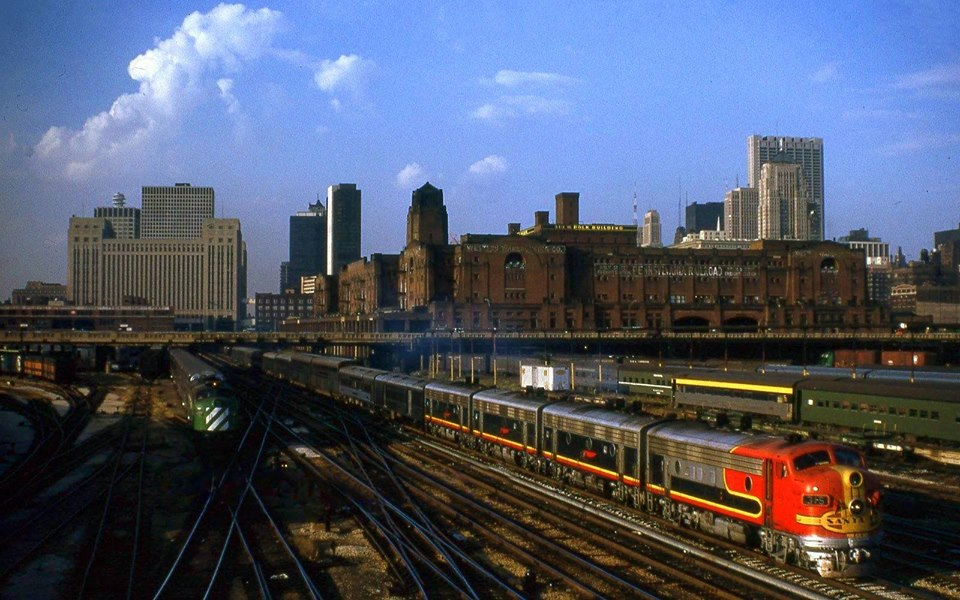
//> input picture images/texas_chief.jpg, 960 x 600 px
$ ./segmentacao ../images/texas_chief.jpg   (built with g++ and OpenCV 4)
//> lines starting //> are read from the running program, lines starting //| are printed output that depends on the picture; after the words box and inside, x2 and y2 are one past the last pixel; in counts of white or black regions, pixels touching at a corner belong together
#include <iostream>
#include <opencv2/imgproc/imgproc.hpp>
#include <opencv2/highgui/highgui.hpp>

using namespace cv;
using namespace std;

int main(int argc, char const *argv[])
{
    if (argc != 2) {
        cout << "Uso: segmentacao [IMAGEM]" << endl;
    }

    Mat image = imread(argv[1], 1), imageSliced;
//> image is the input picture: 600 rows x 960 cols, CV_8UC3; mean B, G, R 106.1, 87.8, 80.6

    if (!image.data) {
        cout << "Erro: Não foi possível abrir a imagem" << endl;
        return 1;
    }

    namedWindow("janela_origem", 1);
    imshow("janela_origem", image);

    threshold(image, imageSliced, 60, 255, 0);
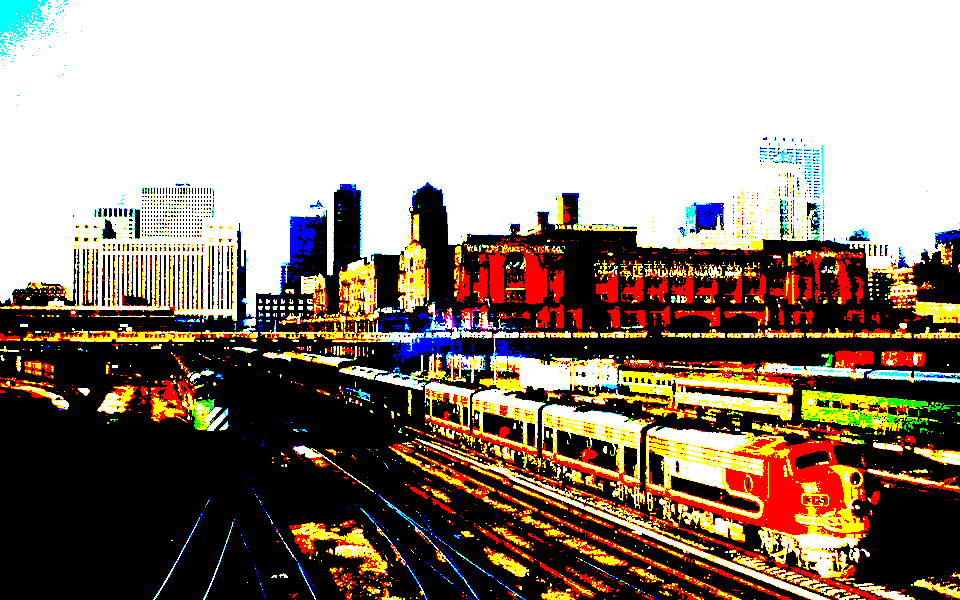
//> imageSliced: 600 rows x 960 cols, CV_8UC3; mean B, G, R 122.2, 136.5, 151.2

    namedWindow("janela_threshold", 1);
    imshow("janela_threshold", imageSliced);

    inRange(imageSliced, Scalar(125, 0, 0), Scalar(255, 255, 255), imageSliced);
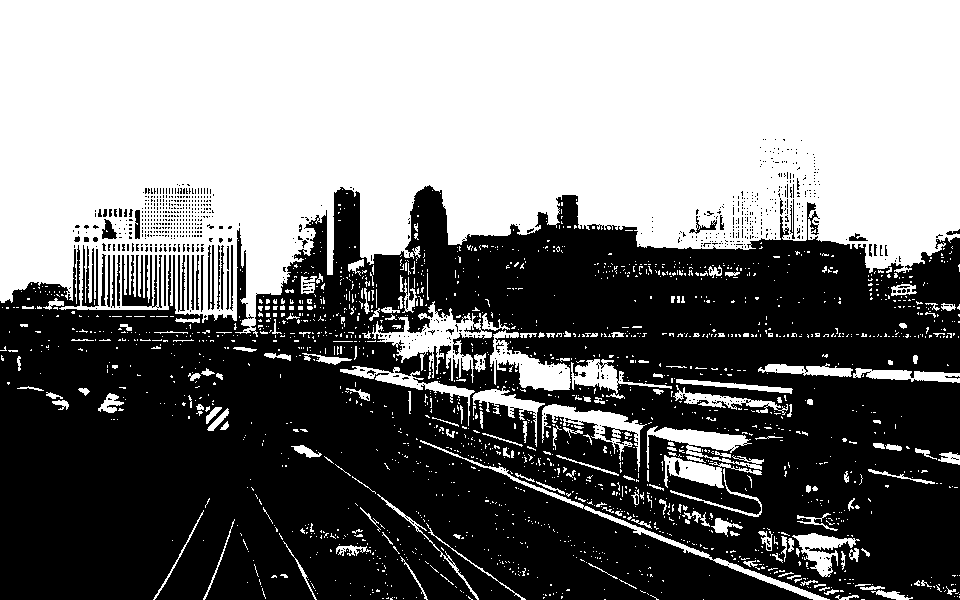
//> imageSliced: 600 rows x 960 cols, CV_8UC1; 47.9% white; 1869 white regions (1669 under 20 px), largest, box (x1, y1, x2, y2) and area: (0, 0, 960, 337) 239553, (372, 301, 492, 383) 2977, (490, 330, 571, 391) 2067

    namedWindow("janela_sliced1", 1);
    imshow("janela_sliced1", imageSliced);

    inRange(imageSliced, Scalar(155, 0, 0), Scalar(254, 255, 255), imageSliced);
//> imageSliced: 600 rows x 960 cols, CV_8UC1; every value is 0

    namedWindow("janela_sliced", 1);
    imshow("janela_sliced", imageSliced);

    waitKey(0);

    return 0;
}
